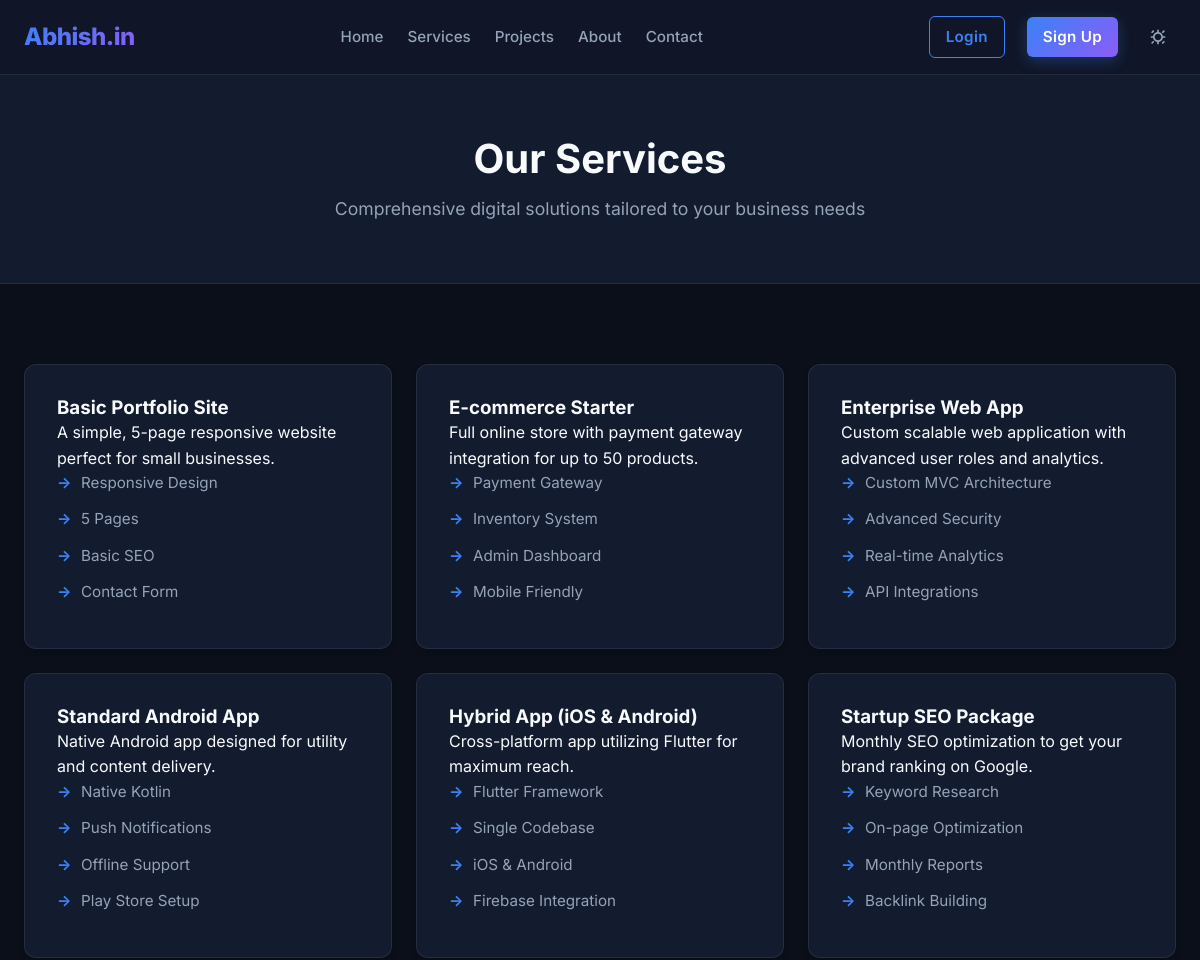
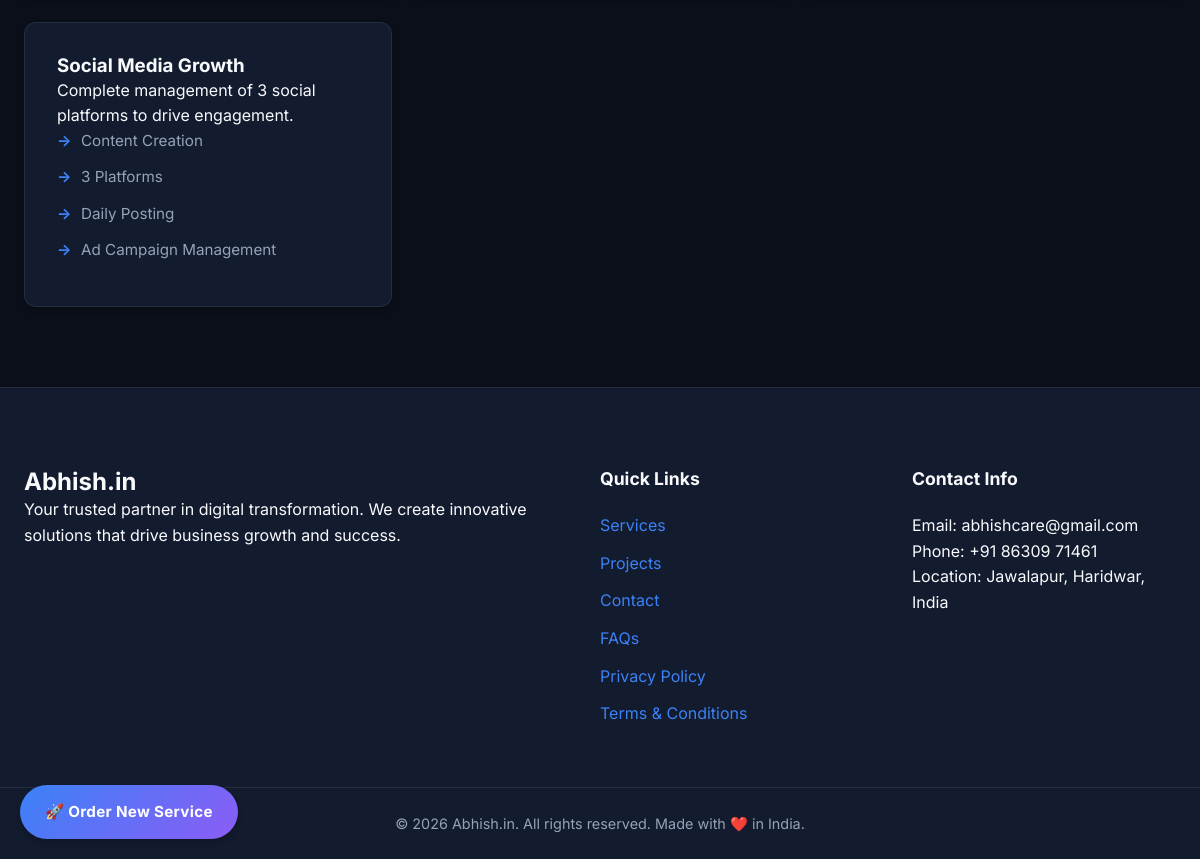
/pages/services, run on the app's committed database (2 pictures, top to bottom).
### tables this page shows
CREATE TABLE IF NOT EXISTS services (
    id INT AUTO_INCREMENT PRIMARY KEY,
    title VARCHAR(255) NOT NULL,
    category VARCHAR(100) NOT NULL DEFAULT 'Web Development',
    description TEXT NOT NULL,
    price DECIMAL(10, 2) NOT NULL DEFAULT 0,
    billing_cycle ENUM('monthly', 'yearly', 'one-time') DEFAULT 'monthly',
    icon VARCHAR(255) DEFAULT NULL,
    features TEXT,  
    sort_order INT DEFAULT 0,
    created_at TIMESTAMP DEFAULT CURRENT_TIMESTAMP
);

### app/controllers/Pages.php (called while the page is built, shortened)
<?php
class Pages extends Controller {
    private $contentModel;
    public function __construct() {
        $this->contentModel = $this->model('ContentModel');
    }
    public function services() {
        $data = [
            'settings' => $this->contentModel->getSettings(),
            'services' => $this->contentModel->getServices()
        ];
        $this->view('pages/services', $data);
    }
}

### core/Router.php (called while the page is built, shortened)
<?php
class Router {
    protected $currentMethod = 'index';
    public function __construct() {
        $url = $this->getUrl();
        if (isset($url[0]) && file_exists('../app/controllers/' . ucwords($url[0]) . '.php')) {
            unset($url[0]);
        }
        $this->currentController = new $this->currentController;
        if (isset($url[1])) {
            if (method_exists($this->currentController, $url[1])) {
                $this->currentMethod = $url[1];
                unset($url[1]);
            }
        }
        $this->params = $url ? array_values($url) : [];
        call_user_func_array([$this->currentController, $this->currentMethod], $this->params);
    }
    public function getUrl() {
        if (isset($_GET['url'])) {
            $url = rtrim($_GET['url'], '/');
            $url = filter_var($url, FILTER_SANITIZE_URL);
            $url = explode('/', $url);
            return $url;
        }
        return [];
    }
}

### public/index.php (called while the page is built, shortened)
<?php
spl_autoload_register(function ($className) {
    $file = '../core/' . $className . '.php';
});
$init = new Router();

### core/Database.php (called while the page is built, shortened)
<?php
class Database {
    private $host = DB_HOST;
    private $user = DB_USER;
    private $pass = DB_PASS;
    private $dbname = DB_NAME;
    public $dbh;
    private $stmt;
    public function __construct() {
        $dsn = 'mysql:host=' . $this->host . ';dbname=' . $this->dbname . ';charset=utf8mb4';
        $options = array(
            PDO::ATTR_PERSISTENT => true,
            PDO::ATTR_ERRMODE => PDO::ERRMODE_EXCEPTION
        );
        try {
            $this->dbh = new PDO($dsn, $this->user, $this->pass, $options);
        } catch (PDOException $e) {
            $this->error = $e->getMessage();
            error_log('Database connection error: ' . $this->error);
            die('Database Connection Failed. Please ensure the database is running and configured correctly in config/config.php.');
        }
    }
    public function query($sql) {
        $this->stmt = $this->dbh->prepare($sql);
    }
    public function execute() {
        return $this->stmt->execute();
    }
    public function resultSet() {
        $this->execute();
        return $this->stmt->fetchAll(PDO::FETCH_OBJ);
    }
}

### app/models/ContentModel.php (called while the page is built, shortened)
<?php
class ContentModel {
    private $db;
    public function __construct() {
        $this->db = new Database();
    }
    public function getSettings() {
        $this->db->query("SELECT * FROM settings");
        $results = $this->db->resultSet();
        $settings = [];
        foreach ($results as $row) {
            $settings[$row->setting_key] = $row->setting_value;
        }
        return $settings;
    }
    public function getServices() {
        $this->db->query("SELECT * FROM services ORDER BY sort_order ASC");
        return $this->db->resultSet();
    }
}

### app/views/pages/services.php (the view)
<?php require_once APPROOT . '/app/views/partials/header.php'; ?>
<section class="section page-header">
    <div class="container">
        <h1>Our Services</h1>
        <p>Comprehensive digital solutions tailored to your business needs</p>
    </div>
</section>
<section class="section bg-light">
    <div class="container">
        <div class="grid-3">
            <?php foreach ($data['services'] as $service) : ?>
                <div class="card">
                    <h3><?= htmlspecialchars($service->title); ?></h3>
                    <p><?= htmlspecialchars($service->description); ?></p>
                    <ul class="feature-list">
                        <?php
                        $features = explode(',', $service->features);
                        foreach ($features as $feature) : ?>
                            <li><?= htmlspecialchars(trim($feature)); ?></li>
                        <?php endforeach; ?>
                    </ul>
                </div>
            <?php endforeach; ?>
        </div>
    </div>
</section>
<?php require_once APPROOT . '/app/views/partials/footer.php'; ?>

### public/css/style.css (style rules this page uses)
:root { --font-primary: 'Inter', system-ui, -apple-system, sans-serif; --font-heading: 'Plus Jakarta Sans', var(--font-primary); --radius-sm: 6px; --radius-md: 12px; --radius-lg: 20px; --transition-fast: 0.2s ease; --transition-smooth: 0.3s cubic-bezier(0.4, 0, 0.2, 1); --bg-main: #0B0F19; --bg-surface: #131B2F; --bg-surface-elevated: #1A243D; --bg-glass: rgba(19, 27, 47, 0.7); --text-primary: #F8FAFC; --text-secondary: #94A3B8; --border-color: rgba(255, 255, 255, 0.08); --border-glow: rgba(59, 130, 246, 0.3); --accent-primary: #3B82F6; --accent-primary-hover: #2563EB; --accent-gradient: linear-gradient(135deg, #3B82F6 0%, #8B5CF6 100%); --shadow-sm: 0 4px 6px -1px rgba(0, 0, 0, 0.2); --shadow-md: 0 10px 15px -3px rgba(0, 0, 0, 0.3); --shadow-lg: 0 20px 25px -5px rgba(0, 0, 0, 0.4); --shadow-glow: 0 0 20px rgba(59, 130, 246, 0.15); --success: #10B981; --warning: #F59E0B; --danger: #EF4444; }
*, *::before, *::after { box-sizing: border-box; margin: 0; padding: 0; }
body { font-family: var(--font-primary); background-color: var(--bg-main); color: var(--text-primary); line-height: 1.6; -webkit-font-smoothing: antialiased; transition: background-color var(--transition-smooth), color var(--transition-smooth); }
h1, h2, h3, h4, h5, h6 { font-family: var(--font-heading); font-weight: 700; line-height: 1.2; color: var(--text-primary); }
ul { list-style: none; }
.container { width: 100%; max-width: 1280px; margin: 0 auto; padding: 0 24px; }
.card { background: var(--bg-surface); border: 1px solid var(--border-color); border-radius: var(--radius-md); padding: 32px; box-shadow: var(--shadow-sm); transition: all var(--transition-smooth); position: relative; overflow: hidden; }
.card::before { content: ''; position: absolute; top: 0; left: 0; width: 100%; height: 4px; background: var(--accent-gradient); opacity: 0; transition: opacity var(--transition-smooth); }
.grid-3 { display: grid; grid-template-columns: repeat(auto-fit, minmax(280px, 1fr)); gap: 24px; }
.section { padding: 80px 0; }
.bg-light { background-color: var(--bg-main); }
.page-header { text-align: center; padding: 60px 0; background: var(--bg-surface); border-bottom: 1px solid var(--border-color); }
.page-header h1 { font-size: 2.5rem; margin-bottom: 12px; }
.page-header p { color: var(--text-secondary); font-size: 1.1rem; max-width: 600px; margin: 0 auto; }
.feature-list li { position: relative; padding-left: 24px; margin-bottom: 12px; color: var(--text-secondary); font-size: 0.95rem; }
.feature-list li::before { content: '→'; position: absolute; left: 0; color: var(--accent-primary); font-weight: bold; }

### data on the page
services: title "Basic Portfolio Site", description "A simple, 5-page responsive website perfect for small businesses.", features "Responsive Design", features "5 Pages", features "Basic SEO", features "Contact Form"
services: title "E-commerce Starter", description "Full online store with payment gateway integration for up to 50 products.", features "Payment Gateway", features "Inventory System", features "Admin Dashboard", features "Mobile Friendly"
services: title "Enterprise Web App", description "Custom scalable web application with advanced user roles and analytics.", features "Custom MVC Architecture", features "Advanced Security", features "Real-time Analytics", features "API Integrations"
services: title "Standard Android App", description "Native Android app designed for utility and content delivery.", features "Native Kotlin", features "Push Notifications", features "Offline Support", features "Play Store Setup"
services: title "Hybrid App (iOS & Android)", description "Cross-platform app utilizing Flutter for maximum reach.", features "Flutter Framework", features "Single Codebase", features "iOS & Android", features "Firebase Integration"
services: title "Startup SEO Package", description "Monthly SEO optimization to get your brand ranking on Google.", features "Keyword Research", features "On-page Optimization", features "Monthly Reports", features "Backlink Building"
services: title "Social Media Growth", description "Complete management of 3 social platforms to drive engagement.", features "Content Creation", features "3 Platforms", features "Daily Posting", features "Ad Campaign Management"

### other printed values
$data['settings']['site_name'] "Abhish.in"
$data['settings']['contact_email'] "abhishcare@gmail.com"
$data['settings']['contact_phone_1'] "+91 86309 71461"
$data['settings']['contact_location'] "Jawalapur, Haridwar, India"
